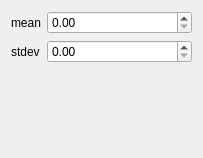
           <widget class="QWidget" name="page_6">
            <property name="geometry">
             <rect>
              <x>0</x>
              <y>0</y>
              <width>203</width>
              <height>158</height>
             </rect>
            </property>
            <property name="sizePolicy">
             <sizepolicy hsizetype="MinimumExpanding" vsizetype="MinimumExpanding">
              <horstretch>0</horstretch>
              <verstretch>0</verstretch>
             </sizepolicy>
            </property>
            <property name="autoFillBackground">
             <bool>true</bool>
            </property>
            <attribute name="label">
             <string>Gaussian</string>
            </attribute>
            <layout class="QFormLayout" name="formLayout_5">
             <item row="0" column="0">
              <widget class="QLabel" name="label_14">
               <property name="text">
                <string>mean</string>
               </property>
              </widget>
             </item>
             <item row="0" column="1">
              <widget class="QDoubleSpinBox" name="sbx_gaussian_center"/>
             </item>
             <item row="1" column="0">
              <widget class="QLabel" name="label_15">
               <property name="text">
                <string>stdev</string>
               </property>
              </widget>
             </item>
             <item row="1" column="1">
              <widget class="QDoubleSpinBox" name="sbx_gaussian_width"/>
             </item>
            </layout>
           </widget>
